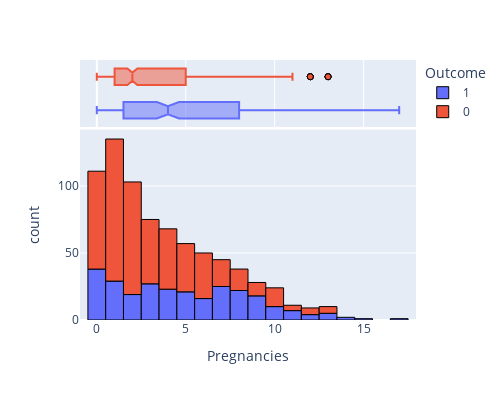
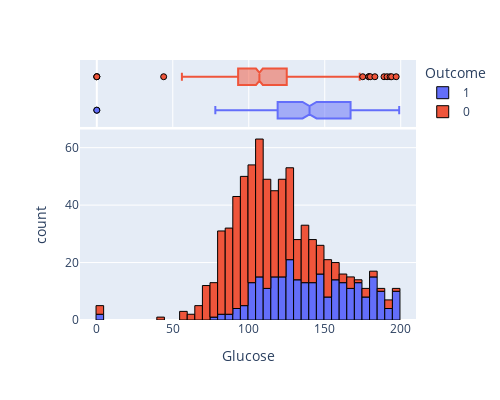
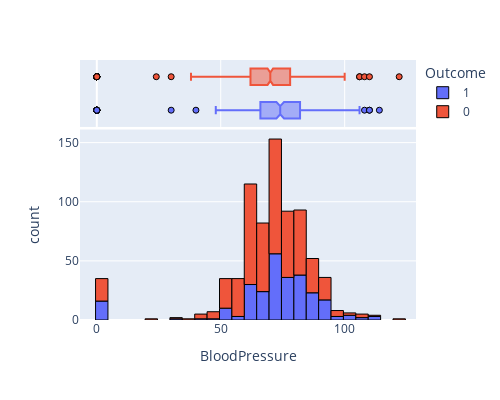
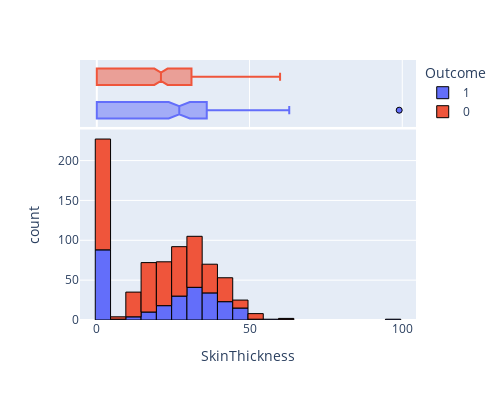

Here is the notebook cell these charts were saved with, in order:
### Code cell
for col in num_cols:
    num_plot(df,col)

### Figure 1 — Plotly figure (JSON) as saved in the notebook; plotly's stock layout.template omitted (floating-point values rounded to 4 significant figures; data arrays with more than 128 entries replaced by an {"elided": "..."} marker saying what was removed)
{"data": [{"alignmentgroup": "True", "bingroup": "x", "hovertemplate": "Outcome=1<br>Pregnancies=%{x}<br>count=%{y}<extra></extra>", "legendgroup": "1", "marker": {"color": "#636efa", "line": {"color": "black", "width": 1}, "pattern": {"shape": ""}}, "name": "1", "offsetgroup": "1", "orientation": "v", "showlegend": true, "type": "histogram", "x": {"elided": "268 int values"}, "xaxis": "x", "yaxis": "y"}, {"alignmentgroup": "True", "hovertemplate": "Outcome=1<br>Pregnancies=%{x}<extra></extra>", "legendgroup": "1", "marker": {"color": "#636efa", "line": {"color": "black", "width": 1}}, "name": "1", "notched": true, "offsetgroup": "1", "showlegend": false, "type": "box", "x": {"elided": "268 int values"}, "xaxis": "x2", "yaxis": "y2"}, {"alignmentgroup": "True", "bingroup": "x", "hovertemplate": "Outcome=0<br>Pregnancies=%{x}<br>count=%{y}<extra></extra>", "legendgroup": "0", "marker": {"color": "#EF553B", "line": {"color": "black", "width": 1}, "pattern": {"shape": ""}}, "name": "0", "offsetgroup": "0", "orientation": "v", "showlegend": true, "type": "histogram", "x": {"elided": "500 int values"}, "xaxis": "x", "yaxis": "y"}, {"alignmentgroup": "True", "hovertemplate": "Outcome=0<br>Pregnancies=%{x}<extra></extra>", "legendgroup": "0", "marker": {"color": "#EF553B", "line": {"color": "black", "width": 1}}, "name": "0", "notched": true, "offsetgroup": "0", "showlegend": false, "type": "box", "x": {"elided": "500 int values"}, "xaxis": "x2", "yaxis": "y2"}], "layout": {"barmode": "relative", "height": 400, "legend": {"title": {"text": "Outcome"}, "tracegroupgap": 0}, "margin": {"t": 60}, "showlegend": true, "width": 500, "xaxis": {"anchor": "y", "autorange": true, "domain": [0, 1], "range": [-0.9444, 17.94], "title": {"text": "Pregnancies"}, "type": "linear"}, "xaxis2": {"anchor": "y2", "autorange": true, "domain": [0, 1], "matches": "x", "range": [-0.9444, 17.94], "showgrid": true, "showticklabels": false, "type": "linear"}, "yaxis": {"anchor": "x", "autorange": true, "domain": [0, 0.7326], "range": [0, 142.1], "title": {"text": "count"}}, "yaxis2": {"anchor": "x2", "autorange": true, "domain": [0.7426, 1], "matches": "y2", "range": [-0.5, 1.5], "showgrid": false, "showline": false, "showticklabels": false, "ticks": "", "type": "category"}}}

### Figure 2 — Plotly figure (JSON) as saved in the notebook; plotly's stock layout.template omitted (floating-point values rounded to 4 significant figures; data arrays with more than 128 entries replaced by an {"elided": "..."} marker saying what was removed)
{"data": [{"alignmentgroup": "True", "bingroup": "x", "hovertemplate": "Outcome=1<br>Glucose=%{x}<br>count=%{y}<extra></extra>", "legendgroup": "1", "marker": {"color": "#636efa", "line": {"color": "black", "width": 1}, "pattern": {"shape": ""}}, "name": "1", "offsetgroup": "1", "orientation": "v", "showlegend": true, "type": "histogram", "x": {"elided": "268 int values"}, "xaxis": "x", "yaxis": "y"}, {"alignmentgroup": "True", "hovertemplate": "Outcome=1<br>Glucose=%{x}<extra></extra>", "legendgroup": "1", "marker": {"color": "#636efa", "line": {"color": "black", "width": 1}}, "name": "1", "notched": true, "offsetgroup": "1", "showlegend": false, "type": "box", "x": {"elided": "268 int values"}, "xaxis": "x2", "yaxis": "y2"}, {"alignmentgroup": "True", "bingroup": "x", "hovertemplate": "Outcome=0<br>Glucose=%{x}<br>count=%{y}<extra></extra>", "legendgroup": "0", "marker": {"color": "#EF553B", "line": {"color": "black", "width": 1}, "pattern": {"shape": ""}}, "name": "0", "offsetgroup": "0", "orientation": "v", "showlegend": true, "type": "histogram", "x": {"elided": "500 int values"}, "xaxis": "x", "yaxis": "y"}, {"alignmentgroup": "True", "hovertemplate": "Outcome=0<br>Glucose=%{x}<extra></extra>", "legendgroup": "0", "marker": {"color": "#EF553B", "line": {"color": "black", "width": 1}}, "name": "0", "notched": true, "offsetgroup": "0", "showlegend": false, "type": "box", "x": {"elided": "500 int values"}, "xaxis": "x2", "yaxis": "y2"}], "layout": {"barmode": "relative", "height": 400, "legend": {"title": {"text": "Outcome"}, "tracegroupgap": 0}, "margin": {"t": 60}, "showlegend": true, "width": 500, "xaxis": {"anchor": "y", "autorange": true, "domain": [0, 1], "range": [-11.06, 210.1], "title": {"text": "Glucose"}, "type": "linear"}, "xaxis2": {"anchor": "y2", "autorange": true, "domain": [0, 1], "matches": "x", "range": [-11.06, 210.1], "showgrid": true, "showticklabels": false, "type": "linear"}, "yaxis": {"anchor": "x", "autorange": true, "domain": [0, 0.7326], "range": [0, 66.32], "title": {"text": "count"}}, "yaxis2": {"anchor": "x2", "autorange": true, "domain": [0.7426, 1], "matches": "y2", "range": [-0.5, 1.5], "showgrid": false, "showline": false, "showticklabels": false, "ticks": "", "type": "category"}}}

### Figure 3 — Plotly figure (JSON) as saved in the notebook; plotly's stock layout.template omitted (floating-point values rounded to 4 significant figures; data arrays with more than 128 entries replaced by an {"elided": "..."} marker saying what was removed)
{"data": [{"alignmentgroup": "True", "bingroup": "x", "hovertemplate": "Outcome=1<br>BloodPressure=%{x}<br>count=%{y}<extra></extra>", "legendgroup": "1", "marker": {"color": "#636efa", "line": {"color": "black", "width": 1}, "pattern": {"shape": ""}}, "name": "1", "offsetgroup": "1", "orientation": "v", "showlegend": true, "type": "histogram", "x": {"elided": "268 int values"}, "xaxis": "x", "yaxis": "y"}, {"alignmentgroup": "True", "hovertemplate": "Outcome=1<br>BloodPressure=%{x}<extra></extra>", "legendgroup": "1", "marker": {"color": "#636efa", "line": {"color": "black", "width": 1}}, "name": "1", "notched": true, "offsetgroup": "1", "showlegend": false, "type": "box", "x": {"elided": "268 int values"}, "xaxis": "x2", "yaxis": "y2"}, {"alignmentgroup": "True", "bingroup": "x", "hovertemplate": "Outcome=0<br>BloodPressure=%{x}<br>count=%{y}<extra></extra>", "legendgroup": "0", "marker": {"color": "#EF553B", "line": {"color": "black", "width": 1}, "pattern": {"shape": ""}}, "name": "0", "offsetgroup": "0", "orientation": "v", "showlegend": true, "type": "histogram", "x": {"elided": "500 int values"}, "xaxis": "x", "yaxis": "y"}, {"alignmentgroup": "True", "hovertemplate": "Outcome=0<br>BloodPressure=%{x}<extra></extra>", "legendgroup": "0", "marker": {"color": "#EF553B", "line": {"color": "black", "width": 1}}, "name": "0", "notched": true, "offsetgroup": "0", "showlegend": false, "type": "box", "x": {"elided": "500 int values"}, "xaxis": "x2", "yaxis": "y2"}], "layout": {"barmode": "relative", "height": 400, "legend": {"title": {"text": "Outcome"}, "tracegroupgap": 0}, "margin": {"t": 60}, "showlegend": true, "width": 500, "xaxis": {"anchor": "y", "autorange": true, "domain": [0, 1], "range": [-6.778, 128.8], "title": {"text": "BloodPressure"}, "type": "linear"}, "xaxis2": {"anchor": "y2", "autorange": true, "domain": [0, 1], "matches": "x", "range": [-6.778, 128.8], "showgrid": true, "showticklabels": false, "type": "linear"}, "yaxis": {"anchor": "x", "autorange": true, "domain": [0, 0.7326], "range": [0, 161.1], "title": {"text": "count"}}, "yaxis2": {"anchor": "x2", "autorange": true, "domain": [0.7426, 1], "matches": "y2", "range": [-0.5, 1.5], "showgrid": false, "showline": false, "showticklabels": false, "ticks": "", "type": "category"}}}

### Figure 4 — Plotly figure (JSON) as saved in the notebook; plotly's stock layout.template omitted (floating-point values rounded to 4 significant figures; data arrays with more than 128 entries replaced by an {"elided": "..."} marker saying what was removed)
{"data": [{"alignmentgroup": "True", "bingroup": "x", "hovertemplate": "Outcome=1<br>SkinThickness=%{x}<br>count=%{y}<extra></extra>", "legendgroup": "1", "marker": {"color": "#636efa", "line": {"color": "black", "width": 1}, "pattern": {"shape": ""}}, "name": "1", "offsetgroup": "1", "orientation": "v", "showlegend": true, "type": "histogram", "x": {"elided": "268 int values"}, "xaxis": "x", "yaxis": "y"}, {"alignmentgroup": "True", "hovertemplate": "Outcome=1<br>SkinThickness=%{x}<extra></extra>", "legendgroup": "1", "marker": {"color": "#636efa", "line": {"color": "black", "width": 1}}, "name": "1", "notched": true, "offsetgroup": "1", "showlegend": false, "type": "box", "x": {"elided": "268 int values"}, "xaxis": "x2", "yaxis": "y2"}, {"alignmentgroup": "True", "bingroup": "x", "hovertemplate": "Outcome=0<br>SkinThickness=%{x}<br>count=%{y}<extra></extra>", "legendgroup": "0", "marker": {"color": "#EF553B", "line": {"color": "black", "width": 1}, "pattern": {"shape": ""}}, "name": "0", "offsetgroup": "0", "orientation": "v", "showlegend": true, "type": "histogram", "x": {"elided": "500 int values"}, "xaxis": "x", "yaxis": "y"}, {"alignmentgroup": "True", "hovertemplate": "Outcome=0<br>SkinThickness=%{x}<extra></extra>", "legendgroup": "0", "marker": {"color": "#EF553B", "line": {"color": "black", "width": 1}}, "name": "0", "notched": true, "offsetgroup": "0", "showlegend": false, "type": "box", "x": {"elided": "500 int values"}, "xaxis": "x2", "yaxis": "y2"}], "layout": {"barmode": "relative", "height": 400, "legend": {"title": {"text": "Outcome"}, "tracegroupgap": 0}, "margin": {"t": 60}, "showlegend": true, "width": 500, "xaxis": {"anchor": "y", "autorange": true, "domain": [0, 1], "range": [-5.5, 104.5], "title": {"text": "SkinThickness"}, "type": "linear"}, "xaxis2": {"anchor": "y2", "autorange": true, "domain": [0, 1], "matches": "x", "range": [-5.5, 104.5], "showgrid": true, "showticklabels": false, "type": "linear"}, "yaxis": {"anchor": "x", "autorange": true, "domain": [0, 0.7326], "range": [0, 238.9], "title": {"text": "count"}}, "yaxis2": {"anchor": "x2", "autorange": true, "domain": [0.7426, 1], "matches": "y2", "range": [-0.5, 1.5], "showgrid": false, "showline": false, "showticklabels": false, "ticks": "", "type": "category"}}}
